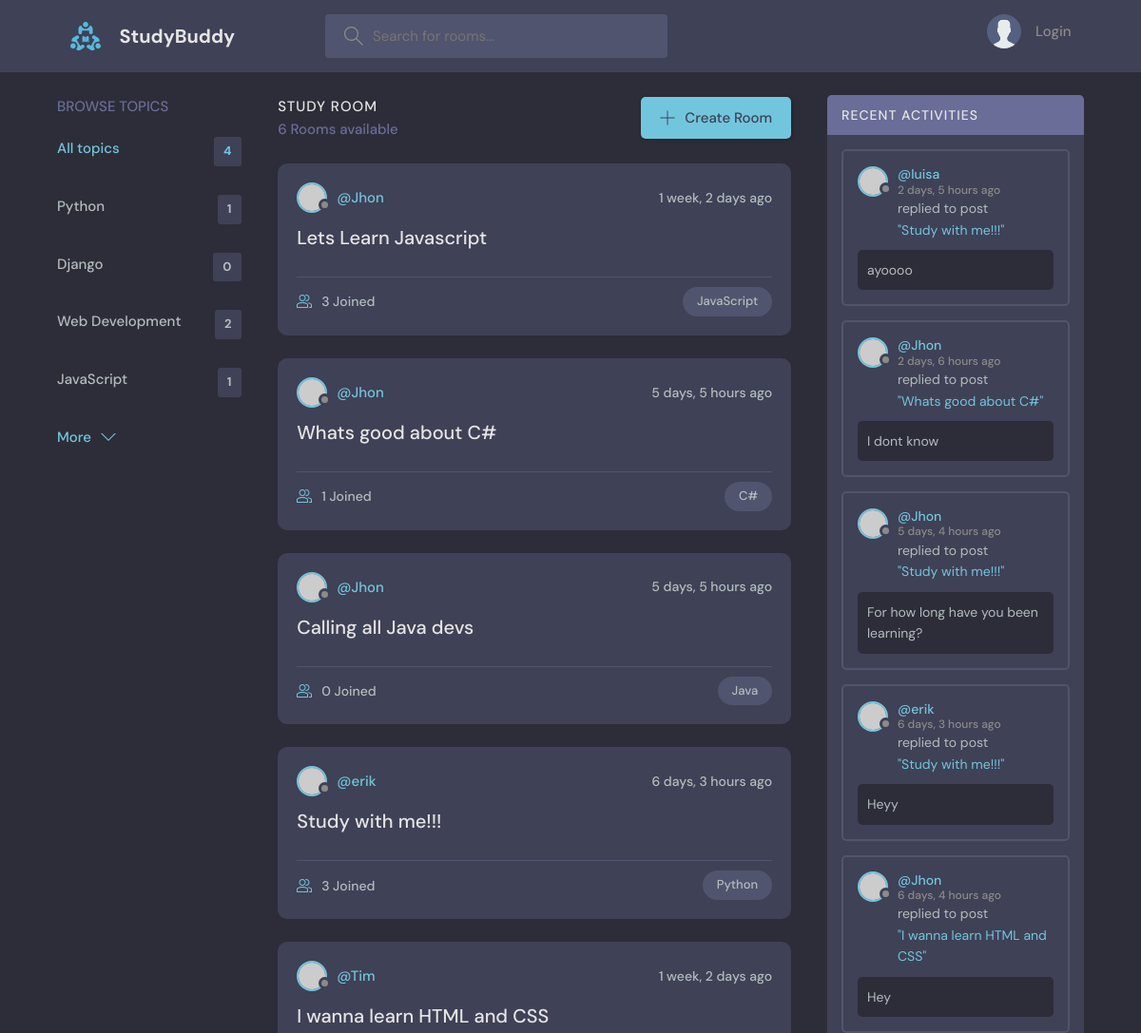
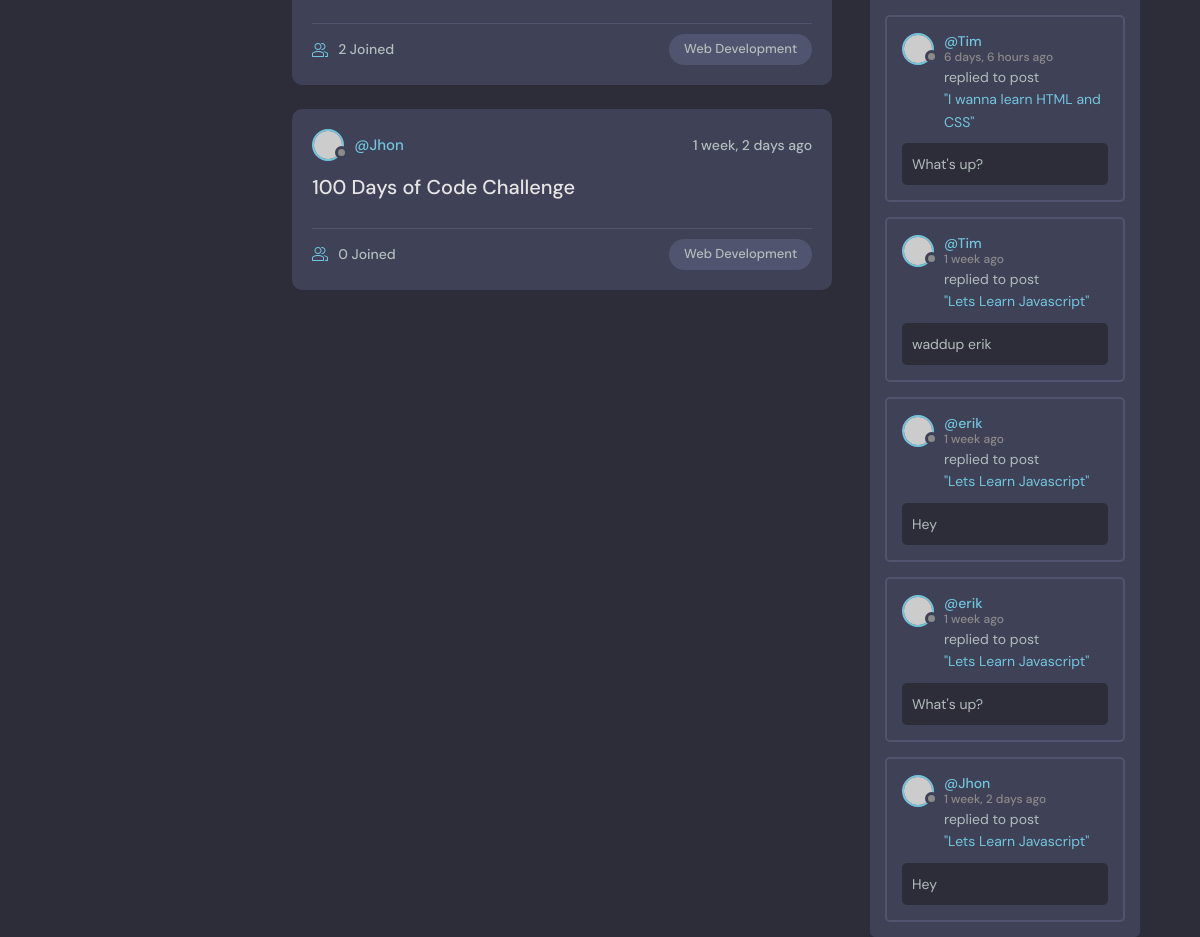
The page / on the database its author committed (2 pictures, top to bottom).
### base/models.py (models this page shows, shortened)
class Topic(models.Model):
    name = models.CharField(max_length=200)

class Room(models.Model):
    host = models.ForeignKey(User, on_delete=models.SET_NULL, null=True)
    topic = models.ForeignKey(Topic, on_delete=models.SET_NULL, null=True)
    name = models.CharField(max_length=200)
    description = models.TextField(null=True, blank=True)
    participants = models.ManyToManyField(
        User, related_name='participants', blank=True)
    updated = models.DateTimeField(auto_now=True)
    created = models.DateTimeField(auto_now_add=True)
    class Meta:
        ordering = ['-updated', '-created']
    def __str__(self):
        return self.name

class Message(models.Model):
    user = models.ForeignKey(User, on_delete=models.CASCADE)
    room = models.ForeignKey(Room, on_delete=models.CASCADE)
    body = models.TextField()
    updated = models.DateTimeField(auto_now=True)
    created = models.DateTimeField(auto_now_add=True)
    class Meta:
        ordering = ['-updated', '-created']
    def __str__(self):
        return self.body[0:50]

### base/views.py (the view)
# urls.py: path('', views.home, name="home"),
def home(request):
    q = request.GET.get('q') if request.GET.get('q') != None else ''
    rooms = Room.objects.filter(
        Q(topic__name__icontains=q) |
        Q(name__icontains=q) |
        Q(description__icontains=q)
    )
    topics = Topic.objects.all()[0:4]
    room_count = rooms.count()
    room_messages = Message.objects.filter(Q(room__topic__name__icontains=q))
    context = {'rooms': rooms, 'topics': topics,
               'room_count': room_count, 'room_messages': room_messages}
    return render(request, 'base/home.html', context)

### base/templates/base/home.html (shortened to what this page needs)
{% extends 'main.html' %}
{% block content %}
    <main class="layout layout--3">
      <div class="container">
         {% include 'base/topics_component.html' %}
        <div class="roomList">
          <div class="roomList__header">
            <div>
              <h2>Study Room</h2>
              <p>{{room_count}} Rooms available</p>
            </div>
            <a class="btn btn--main" href="{% url 'create-room' %}">
              <svg version="1.1" xmlns="http://www.w3.org/2000/svg" width="32" height="32" viewBox="0 0 32 32">
                <title>add</title>
                <path
                  d="M16.943 0.943h-1.885v14.115h-14.115v1.885h14.115v14.115h1.885v-14.115h14.115v-1.885h-14.115v-14.115z"
                ></path>
              </svg>
              Create Room
            </a>
          </div>
          {% include 'base/feed_component.html' %}
        </div>
         {% include 'base/activity_component.html' %}
      </div>
    </main>
{% endblock content %}

### base/templates/base/topics_component.html
<div class="topics">
  <div class="topics__header">
    <h2>Browse Topics</h2>
  </div>
  <ul class="topics__list">
    <li>
      <a href="{% url 'home' %}" class="active">All topics <span>{{topics.count}}</span></a>
    </li>
    {% for topic in topics %}
    <li>
      <a href="{% url 'home' %}?q={{topic.name}}">{{topic.name}} <span>{{topic.room_set.all.count}}</span></a>
    </li>
    {% endfor %}
  </ul>
  <a class="btn btn--link" href="{% url 'topics' %}">
    More
    <svg version="1.1" xmlns="http://www.w3.org/2000/svg" width="32" height="32" viewBox="0 0 32 32">
      <title>chevron-down</title>
      <path d="M16 21l-13-13h-3l16 16 16-16h-3l-13 13z"></path>
    </svg>
  </a>
</div>

### base/templates/base/feed_component.html (shortened to what this page needs)
{% for room in rooms %}
<div class="roomListRoom">
    <div class="roomListRoom__header">
        <a href="{% url 'user-profile' room.host.id %}" class="roomListRoom__author">
        <div class="avatar avatar--small">
            <img src="https://randomuser.me/api/portraits/women/11.jpg" />
        </div>
        <span>@{{room.host.username}}</span>
        </a>
        <div class="roomListRoom__actions">
        <span>{{room.created|timesince}} ago</span>
        </div>
    </div>
    <div class="roomListRoom__content">
        <a href="{% url 'room' room.id %}">{{room.name}}</a>
    </div>
    <div class="roomListRoom__meta">
        <a href="{% url 'room' room.id %}" class="roomListRoom__joined">
        {{room.participants.all.count}} Joined
        </a>
        <p class="roomListRoom__topic">{{room.topic.name}}</p>
    </div>
</div>
{% endfor %}

### base/templates/base/activity_component.html (shortened to what this page needs)
<div class="activities">
    <div class="activities__header">
    <h2>Recent Activities</h2>
    </div>
    {% for message in room_messages %}
    <div class="activities__box">
        <div class="activities__boxHeader roomListRoom__header">
            <a href="{% url 'user-profile' message.user.id %}" class="roomListRoom__author">
            <div class="avatar avatar--small">
                <img src="https://randomuser.me/api/portraits/women/11.jpg" />
            </div>
            <p>
                @{{message.user}}
                <span>{{message.created|timesince}} ago</span>
            </p>
            </a>
        </div>
        <div class="activities__boxContent">
            <p>replied to post <a href="{% url 'room' message.room.id %}">"{{message.room}}"</a></p>
            <div class="activities__boxRoomContent">
                {{message}}
            </div>
        </div>
    </div>
    {% endfor %}
</div>

### rows shown on the page
Topic: name "Python", room_set.all.count "1"
Topic: name "Django", room_set.all.count "0"
Topic: name "Web Development", room_set.all.count "2"
Topic: name "JavaScript", room_set.all.count "1"
Room: host.username "Jhon", created "1 week, 2 days", name "Lets Learn Javascript", participants.all.count "3", topic.name "JavaScript"
Room: host.username "Jhon", created "5 days, 5 hours", name "Whats good about C#", participants.all.count "1", topic.name "C#"
Room: host.username "Jhon", created "5 days, 5 hours", name "Calling all Java devs", participants.all.count "0", topic.name "Java"
Room: host.username "erik", created "6 days, 3 hours", name "Study with me!!!", participants.all.count "3", topic.name "Python"
Room: host.username "Tim", created "1 week, 2 days", name "I wanna learn HTML and CSS", participants.all.count "2", topic.name "Web Development"
Room: host.username "Jhon", created "1 week, 2 days", name "100 Days of Code Challenge", participants.all.count "0", topic.name "Web Development"
Message: user "luisa", created "2 days, 5 hours", room "Study with me!!!", body "ayoooo"
Message: user "Jhon", created "2 days, 6 hours", room "Whats good about C#", body "I dont know"
Message: user "Jhon", created "5 days, 4 hours", room "Study with me!!!", body "For how long have you been learning?"
Message: user "erik", created "6 days, 3 hours", room "Study with me!!!", body "Heyy"
Message: user "Jhon", created "6 days, 4 hours", room "I wanna learn HTML and CSS", body "Hey"
Message: user "Tim", created "6 days, 6 hours", room "I wanna learn HTML and CSS", body "What's up?"
Message: user "Tim", created "1 week", room "Lets Learn Javascript", body "waddup erik"
Message: user "erik", created "1 week", room "Lets Learn Javascript", body "Hey"
Message: user "erik", created "1 week", room "Lets Learn Javascript", body "What's up?"
Message: user "Jhon", created "1 week, 2 days", room "Lets Learn Javascript", body "Hey"

### other values the page prints
{{ topics.count }} "4"
{{ room_count }} "6"
